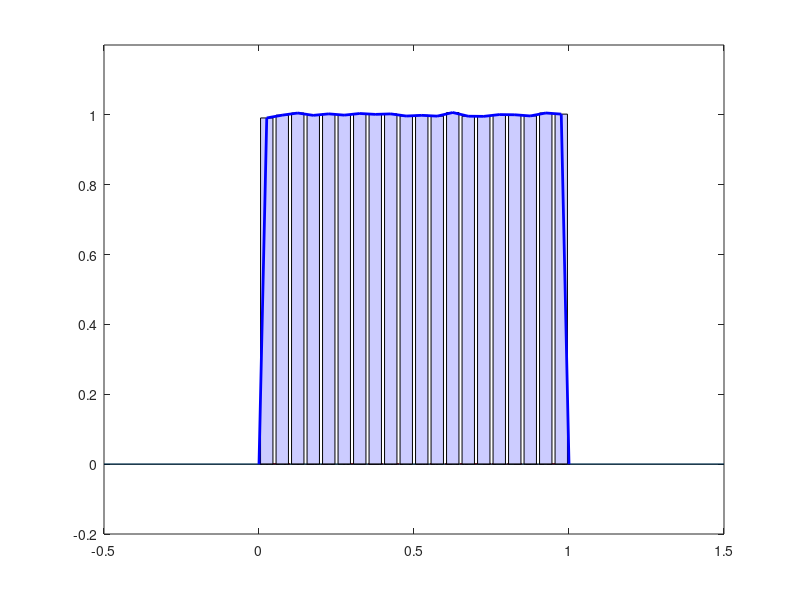

Write MATLAB code to recreate this figure.
clear all
close all

% Número de muestras
Np = 1e6;

% Número de intervalos en los que se dividirá el histograma
Nbins = 20;

% Se generan Np posibles valores para una variable aleatoria uniformemente
% distribuida entre 0 y 1
Xu = rand(1, Np);

% Se representa en el eje de abscisa un subconjunto, los 100 primeros, de
% estos valores, asignándole ordenadas (alturas) cero. Para que no se unan los
% puntos, se indica que utilice el símbolo '.' en cada punto. Añadiendo la
% 'r', los representa en rojo.
plot(Xu(1:100), zeros(1,100), '.r')

% Se fijan los límites de representación
axis([-0.5, 1.5 -0.2 1.2])
hold on
plot([-0.5 1.5], [0 0])

% Calcula el histograma : Nbins es el número de intervalos. La función devuelve
% en x la coordenada central del intervalo y en fx el número de veces que la
% variable aleatoria ha tomado valores dentro de cada intervalo.

% Calcula el histograma.
[fx, x] = hist(Xu, Nbins);
fx = fx/Np/(x(2)-x(1));

% El número de veces en cada intervalo divido por el número total de
% valores generados de la variable aleatoria es la frecuencia relativa de
% cada intervalo . Para obtener la estimación de la función de densidad
% de probabilidad hay que dividir por el ancho del intervalo.

% Se representa fx mediante un diagrama de barras .
bar(x, fx , 'FaceColor' ,[0.8 0.8 1])

% % Se representa la estimación de la función densidad de probabilidad
plot ([0, x, 1], [0, fx, 0], 'b', 'LineWidth', 2)
hold off